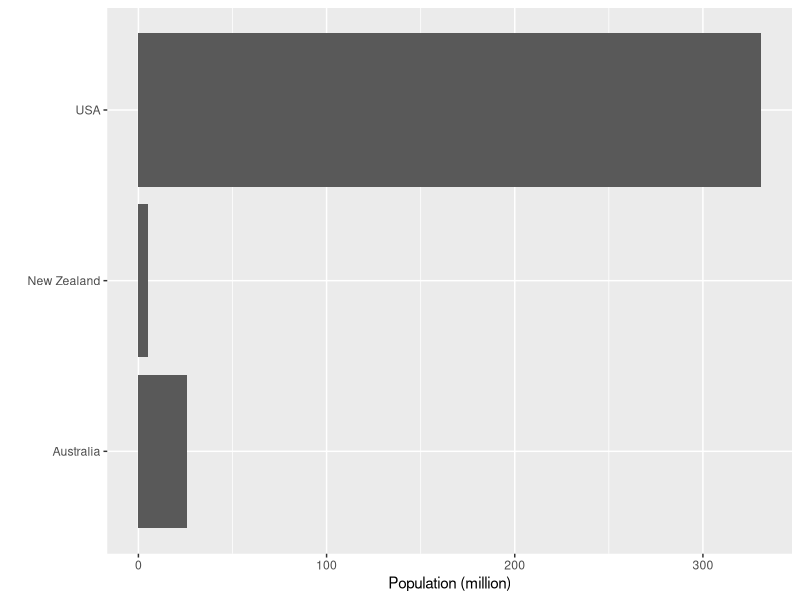

The R script that drew this image:
## ---- chunk 1
library(tidyverse)

df<-tribble(
  ~Country,~Population,
  "Australia", 26e6,
  "USA", 331e6,
  "New Zealand", 5.1e6
)

df %>% ggplot()+geom_col(aes(x=Country,y=Population/1e6)) + coord_flip()+labs(y="Population (million)",x="")
